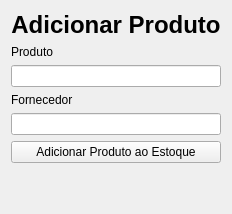
                <widget class="QWidget" name="Adicionar_Produto">
                 <attribute name="title">
                  <string>Adicionar Produto</string>
                 </attribute>
                 <layout class="QVBoxLayout" name="verticalLayout_20">
                  <item>
                   <layout class="QVBoxLayout" name="verticalLayout_45">
                    <property name="topMargin">
                     <number>0</number>
                    </property>
                    <item>
                     <layout class="QVBoxLayout" name="verticalLayout_46">
                      <item>
                       <widget class="QLabel" name="label_43">
                        <property name="text">
                         <string>&lt;html&gt;&lt;head/&gt;&lt;body&gt;&lt;p align=&quot;center&quot;&gt;&lt;span style=&quot; font-size:18pt; font-weight:700;&quot;&gt;Adicionar Produto&lt;/span&gt;&lt;/p&gt;&lt;/body&gt;&lt;/html&gt;</string>
                        </property>
                       </widget>
                      </item>
                      <item>
                       <widget class="QLabel" name="label_44">
                        <property name="text">
                         <string>Produto</string>
                        </property>
                       </widget>
                      </item>
                      <item>
                       <widget class="QLineEdit" name="lineEditProdutoAdd"/>
                      </item>
                     </layout>
                    </item>
                    <item>
                     <layout class="QVBoxLayout" name="verticalLayout_50">
                      <item>
                       <widget class="QLabel" name="label_48">
                        <property name="text">
                         <string>Fornecedor</string>
                        </property>
                       </widget>
                      </item>
                      <item>
                       <widget class="QLineEdit" name="lineEditFornecedorAdd"/>
                      </item>
                     </layout>
                    </item>
                    <item>
                     <widget class="QPushButton" name="btnAdicionar">
                      <property name="text">
                       <string>Adicionar Produto ao Estoque</string>
                      </property>
                     </widget>
                    </item>
                    <item>
                     <spacer name="verticalSpacer_21">
                      <property name="orientation">
                       <enum>Qt::Orientation::Vertical</enum>
                      </property>
                      <property name="sizeType">
                       <enum>QSizePolicy::Policy::Expanding</enum>
                      </property>
                      <property name="sizeHint" stdset="0">
                       <size>
                        <width>20</width>
                        <height>40</height>
                       </size>
                      </property>
                     </spacer>
                    </item>
                   </layout>
                  </item>
                 </layout>
                </widget>
